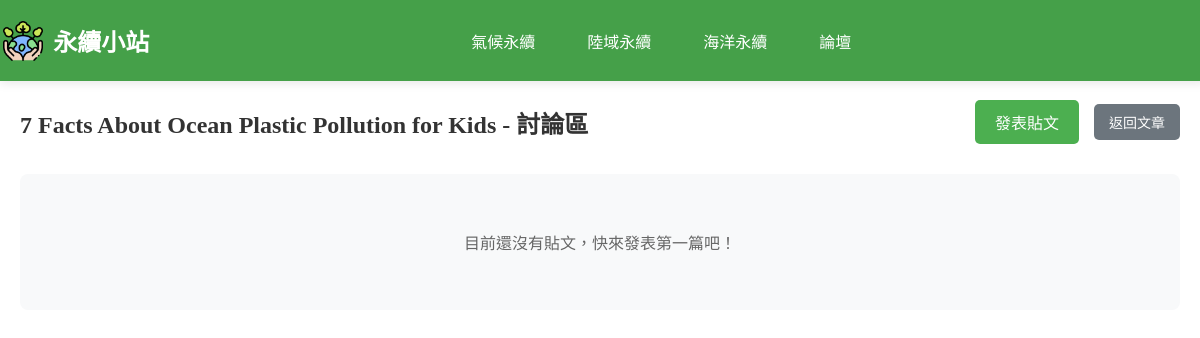
Page /php/luntan.php?article_id=21 on the earlier database version.
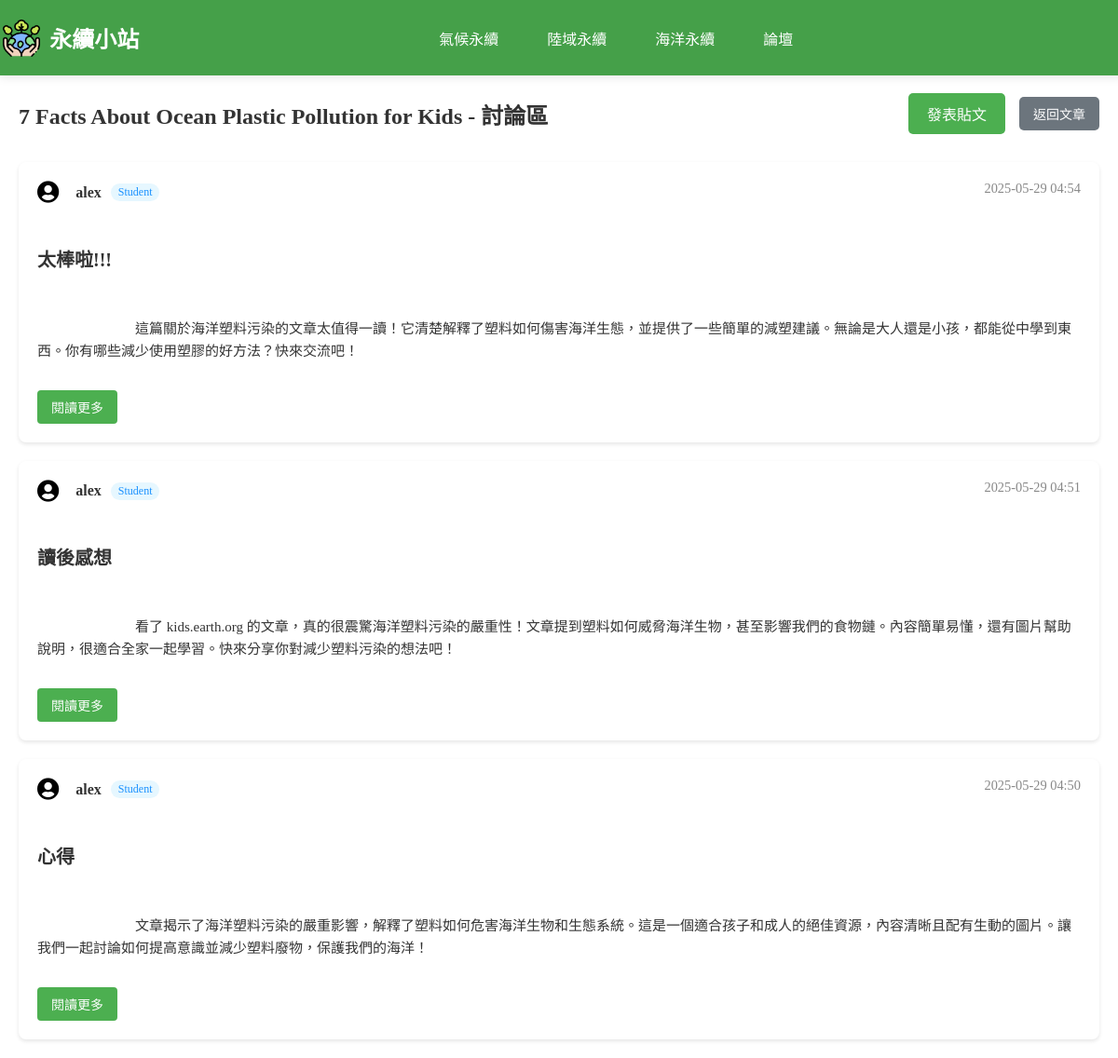
Same page on the later database version.
### tables this page shows
CREATE TABLE `communitypost` (
  `PostID` int(11) NOT NULL COMMENT '貼文編號 (PK)',
  `Content` text NOT NULL COMMENT '貼文內容',
  `ImageURL` varchar(255) DEFAULT NULL COMMENT '圖片網址',
  `PostDate` datetime DEFAULT current_timestamp() COMMENT '發文日期',
  `Title` varchar(50) DEFAULT NULL COMMENT '標題',
  `UserID` int(11) NOT NULL COMMENT 'FK to User',
  `ArticleID` int(11) DEFAULT NULL COMMENT '關聯的文章ID'
);

CREATE TABLE `user` (
  `UserID` int(11) NOT NULL COMMENT '使用者編號 (PK)',
  `Username` varchar(50) DEFAULT NULL COMMENT '使用者名稱',
  `Email` varchar(100) NOT NULL COMMENT '電子郵件',
  `Password` varchar(255) NOT NULL COMMENT '密碼 (加密儲存)',
  `JoinDate` datetime DEFAULT current_timestamp() COMMENT '註冊時間',
  `Status` enum('Student','Teacher','Admin') NOT NULL DEFAULT 'Student' COMMENT '使用者身份',
  `reset_token` varchar(255) DEFAULT NULL,
  `token_expire` datetime DEFAULT NULL,
  `AvatarURL` varchar(255) DEFAULT NULL,
  `BackgroundURL` varchar(255) DEFAULT NULL
);

### php/luntan.php (the view, shortened to what this page needs)
<?php
include 'db_connect.php';
$article_id = null;
$posts = [];
$error_message = '';
$article_title = '論壇';
if (isset($_GET['article_id'])) {
    $article_id = (int)$_GET['article_id'];
    $stmt_article = $conn->prepare("SELECT Title FROM article WHERE ArticleID = ?");
    if ($stmt_article) {
        $stmt_article->bind_param("i", $article_id);
        $stmt_article->execute();
        $result_article = $stmt_article->get_result();
        if ($row_article = $result_article->fetch_assoc()) {
            $article_title = htmlspecialchars($row_article['Title']) . " - 討論區";
        }
    } else {
    }
    $stmt = $conn->prepare("SELECT cp.*, u.Username, u.Status, u.AvatarURL FROM communitypost cp JOIN user u ON cp.UserID = u.UserID WHERE cp.ArticleID = ? ORDER BY cp.PostDate DESC");
    if ($stmt) {
        $stmt->bind_param("i", $article_id);
        $stmt->execute();
        $result = $stmt->get_result();
        while ($row = $result->fetch_assoc()) {
            $posts[] = $row;
        }
    } else {
        $error_message = "無法讀取貼文，請稍後再試。錯誤：" . $conn->error;
    }
} else {
    $error_message = "錯誤：缺少文章 ID。";
}
?>
<!DOCTYPE html>
<html lang="zh-TW">
<head>
    <link rel="stylesheet" href="../css/luntan.css">
    <link rel="stylesheet" href="../css/nav3.css">
    <link rel="stylesheet" href="https://cdnjs.cloudflare.com/ajax/libs/font-awesome/5.15.4/css/all.min.css">
</head>
<body>
    <?php include 'nav.php';  ?>
    <div class="forum-container">
        <div class="forum-header">
            <h2><?php echo $article_title; ?></h2>
            <div class="forum-actions">
                <?php if ($article_id): ?>
                <a href="post.php?article_id=<?php echo htmlspecialchars($article_id); ?>" class="new-post-btn">發表貼文</a>
                <?php endif; ?>
                 <a href="article.php?id=<?php echo htmlspecialchars($article_id ?? ''); ?>" class="back-to-article">返回文章</a>
            </div>
        </div>
        <div class="posts-container">
            <?php if (empty($posts) && empty($error_message)): ?>
                <div class="no-posts">
                    <p>目前還沒有貼文，快來發表第一篇吧！</p>
                </div>
            <?php else: ?>
                <?php foreach ($posts as $post): ?>
                    <div class="post-card">
                        <div class="post-header">
                            <div class="user-info">
                                <?php if (!empty($post['AvatarURL'])): ?>
                                    <img src="../<?php echo htmlspecialchars($post['AvatarURL']); ?>" alt="用戶頭像" class="user-avatar" style="width: 30px; height: 30px; border-radius: 50%; margin-right: 8px;">
                                <?php else: ?>
                                    <span class="user-avatar"><i class="fas fa-user-circle" style="font-size: 24px; margin-right: 8px;"></i></span>
                                <?php endif; ?>
                                <span class="username"><?php echo htmlspecialchars($post['Username']); ?></span>
                                <?php if (!empty($post['Status'])): ?>
                                    <span class="user-status" style="background-color: #e6f7ff; color: #1890ff; padding: 2px 8px; border-radius: 12px; font-size: 12px;"><?php echo htmlspecialchars($post['Status']); ?></span>
                                <?php endif; ?>
                            </div>
                            <span class="post-date"><?php echo date('Y-m-d H:i', strtotime($post['PostDate'])); ?></span>
                        </div>
                        <h3 class="post-title"><a href="discuss.php?post_id=<?php echo $post['PostID']; ?>"><?php echo htmlspecialchars($post['Title']); ?></a></h3>
                        <div class="post-content">
                            <?php
                                $content_preview = mb_substr(strip_tags($post['Content']), 0, 150, 'UTF-8');
                                echo nl2br(htmlspecialchars($content_preview));
                            ?>
                        </div>
                         <a href="discuss.php?post_id=<?php echo $post['PostID']; ?>" class="read-more-btn">閱讀更多</a>
                    </div>
                <?php endforeach; ?>
            <?php endif; ?>
        </div>
    </div>
</body>
</html>

Differences in the rows shown:
added communitypost: UserID.Username "alex", UserID.Status "Student", PostDate "2025-05-29 04:54", Title "太棒啦!!!", Content "這篇關於海洋塑料污染的文章太值得一讀！它清楚解釋了塑料如何傷害海洋生態，並提供了一些簡單的減塑建議。無論是大人還是小孩，都能從中學到東西。你有哪些減少使用塑膠的好方法？快來交流吧！"
added communitypost: UserID.Username "alex", UserID.Status "Student", PostDate "2025-05-29 04:51", Title "讀後感想", Content "看了 kids.earth.org 的文章，真的很震驚海洋塑料污染的嚴重性！文章提到塑料如何威脅海洋生物，甚至影響我們的食物鏈。內容簡單易懂，還有圖片幫助說明，很適合全家一起學習。快來分享你對減少塑料污染的想法吧！"
added communitypost: UserID.Username "alex", UserID.Status "Student", PostDate "2025-05-29 04:50", Title "心得", Content "文章揭示了海洋塑料污染的嚴重影響，解釋了塑料如何危害海洋生物和生態系統。這是一個適合孩子和成人的絕佳資源，內容清晰且配有生動的圖片。讓我們一起討論如何提高意識並減少塑料廢物，保護我們的海洋！"
Other differences:
text no longer shown: "目前還沒有貼文，快來發表第一篇吧！"
